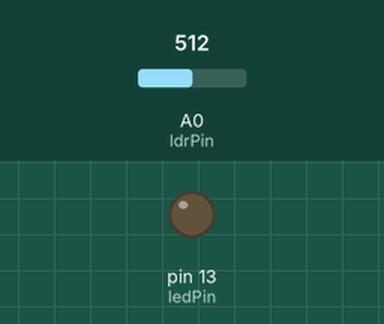
Simulated run of this sketch. Board: Arduino Uno, built with avr-gcc and run on an emulated ATmega328P. On the bench: output pins drawn as LEDs (lit = HIGH). Inputs (shaded band) come from the test bench; at power-on: A0 (ldrPin) = 512.

Above: at 1.2 s.
1.3 s: A0 (ldrPin) set to 488
At 2.5 s:
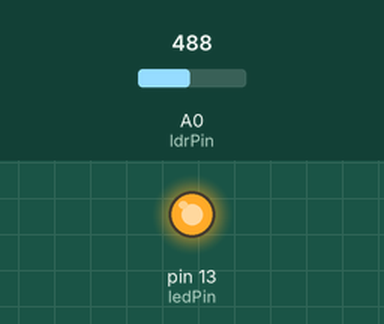
2.8 s: A0 (ldrPin) set to 510
At 3.8 s:
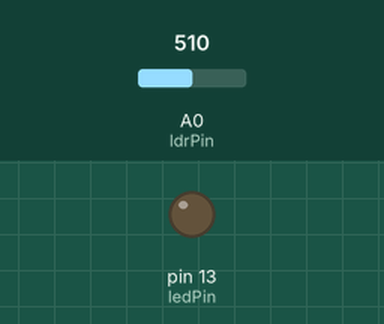
4.3 s: A0 (ldrPin) set to 490
At 5.0 s:
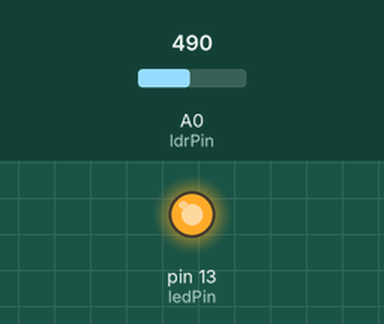
Timing chart, 0 to 7.3 s (numbered marks = the images above; inputs shaded):
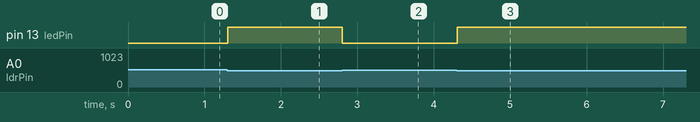

The sketch:

lecture5PractisePhotoresistor.ino
```cpp
/*
Components:
1 Uno R3
1 Red Led
2 Resistor 1k Ohm
1 Photoresistor
Jumper wires
*/

const int ldrPin = A0;
const int ledPin = 13;

void setup()
{
  pinMode(LED_BUILTIN, OUTPUT);
  pinMode(ledPin, OUTPUT);
}

void loop()
{
  int ldrValue = analogRead(ldrPin);

  if (ldrValue < 500) {
    digitalWrite(ledPin, HIGH);
  } else {
    digitalWrite(ledPin, LOW);
  }

  delay(100);
}
```

Measured:
- the behaviour switches between 500 and 499 on A0 (ldrPin) (found by bisection; images 0 and 1)
- after the input at 1.3 s, pin 13 (ledPin): LOW → HIGH at once
- after the input at 2.8 s, pin 13 (ledPin): HIGH → LOW at once
- after the input at 4.3 s, pin 13 (ledPin): LOW → HIGH at once
